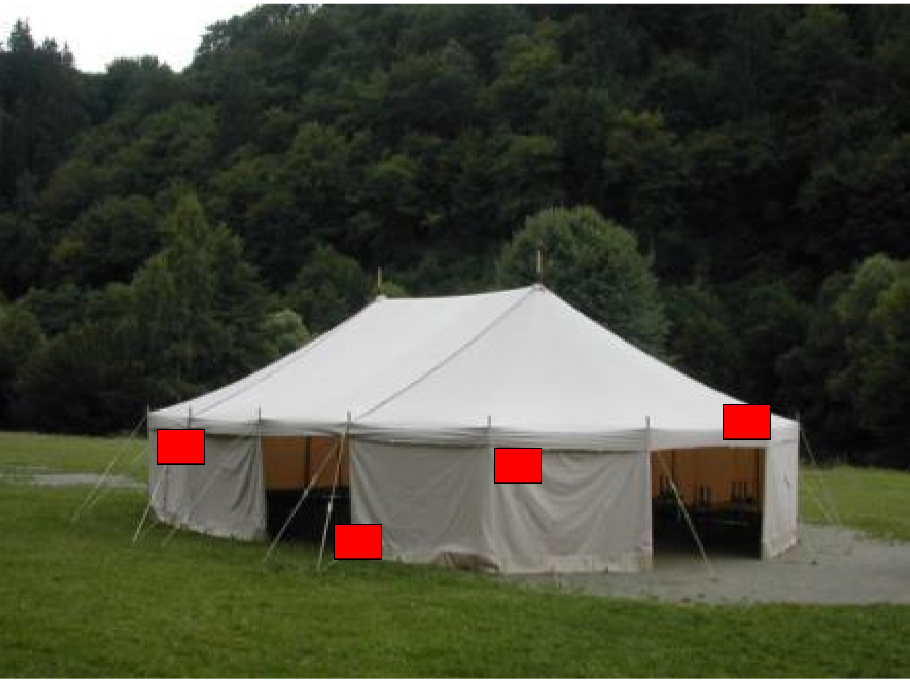
#> input picture UAV.OpenCV.Algorithms.Markers.Recognition/Images/BuildingDamages.png, 910 x 680 px, given in place of the camera
$ python DamagesRecognition.py   (older library calls are emulated)
#> lines starting #> are read from the running program, lines starting #| are printed output that depends on the picture; after the words box and inside, x2 and y2 are one past the last pixel; in counts of white or black regions, pixels touching at a corner belong together
#> further down, frame is the input picture: shape (680, 910, 3); mean B, G, R 58.5, 73.8, 72.2
# -*- coding: utf-8 -*-
"""
Building Damages Markers Recognition - ERL Emergency 2020
Created on Fri Mar  6 12:01:13 2020

@author: Marta Kwiatkowska
"""
import numpy as np
import cv2 as cv

def DetectBuildingDamages(img):
    mask = DetectRedColor(img)
    DrawCountorus(mask, img)

    if cv.countNonZero(mask):
        print ("Detected damage(s).")
    else:
        print ("No damages detected.")

def DetectRedColor(img):
    hsv = cv.cvtColor(img, cv.COLOR_BGR2HSV)
#> hsv: shape (680, 910, 3); mean H, S, V 40.3, 67.9, 77
    # lower_red = np.array([0,120,70])
    # upper_red = np.array([5,255,255])
    lower_red = np.array([161, 155, 8])
    upper_red = np.array([179, 255, 255])
    mask = cv.inRange(hsv, lower_red, upper_red)
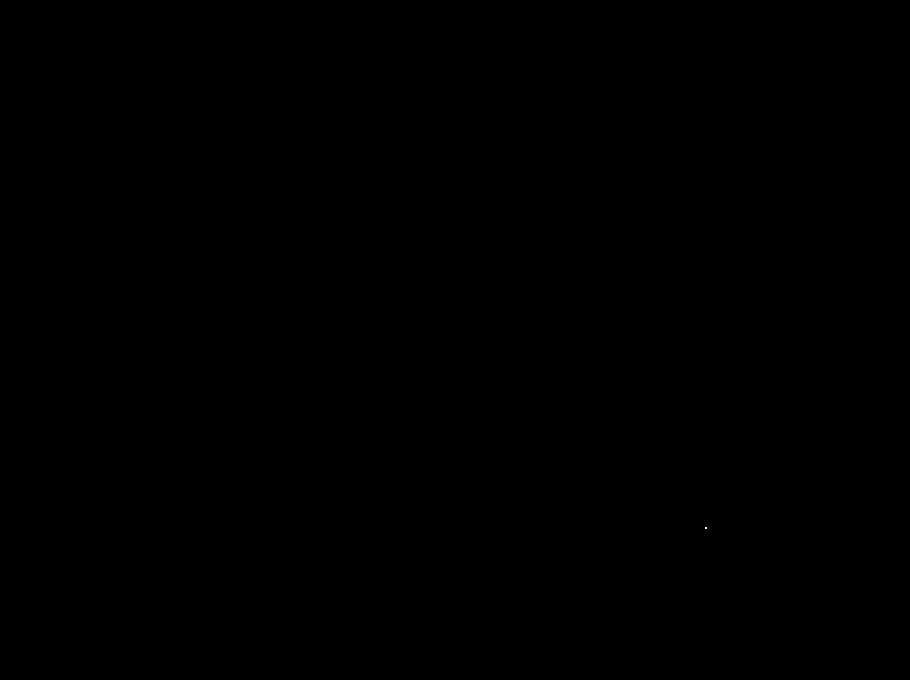
#> mask: shape (680, 910); 0% white in thin lines or dots, all inside (x1, y1, x2, y2) = (705, 527, 707, 529)
    return mask

def DrawCountorus(mask, img):
    image,cnts,hie = cv.findContours(mask, cv.RETR_TREE, cv.CHAIN_APPROX_NONE)
#> cnts = [[[705, 527], [705, 528], [706, 528], [706, 527]]]; hie = [[-1, -1, -1, -1]]
    cv.drawContours(img, cnts, -1, (0,255,255), thickness=1)
#> img: shape (680, 910, 3); under 0.01% of pixels changed, all inside (x1, y1, x2, y2) = (705, 527, 707, 529)
    # for c in cnts:
    #     x,y,w,h = cv.boundingRect(c)
    #     cv.putText(img, 'Building damage', (x, y-10), cv.FONT_HERSHEY_SIMPLEX, 0.5, (0, 255, 255), 1)
if __name__ == "__main__":

 # [12 lines of commented-out code are left out]

    cap = cv.VideoCapture(0)

    while True:
        ret, frame = cap.read()
        DetectBuildingDamages(frame)

        cv.imshow('frame', frame)
        if cv.waitKey(1) == ord('q'):
#> (key q is pressed here)
            break

    cap.release()
    cv.destroyAllWindows()
